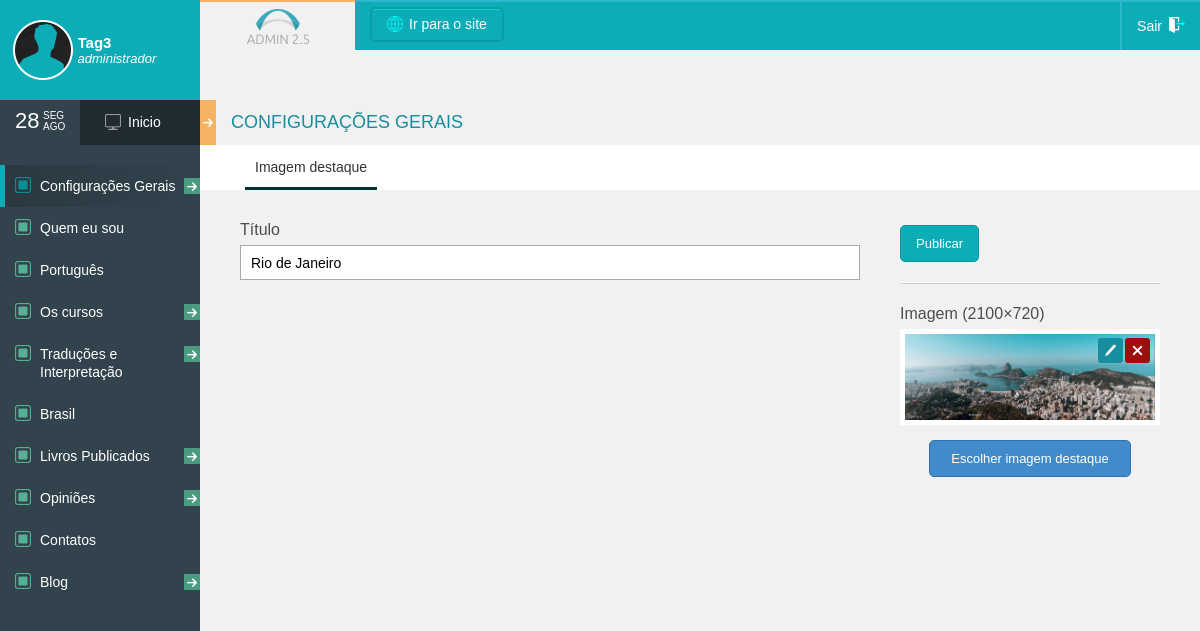
The page /admin/form.php?men=1&submen=24 (signed in) on the database its author committed.
### tables this page shows
CREATE TABLE IF NOT EXISTS `tag3_menu` (
  `menu_id` int(11) NOT NULL AUTO_INCREMENT,
  `menu_menu_id` int(11) NOT NULL DEFAULT 0,
  `menu_titulo` varchar(255) NOT NULL,
  `menu_classe` enum('padrao','noticias','galeria','foto','video','audio','agenda','banner','institucional','enquete','seo') NOT NULL DEFAULT 'padrao',
  `menu_tipo` enum('lista','form') NOT NULL DEFAULT 'lista',
  `menu_novo` enum('0','1') NOT NULL DEFAULT '1',
  `menu_destacar` enum('0','1') NOT NULL DEFAULT '0',
  `menu_ativar` enum('0','1') NOT NULL DEFAULT '1',
  `menu_editar` enum('0','1') NOT NULL DEFAULT '1',
  `menu_excluir` enum('0','1') NOT NULL DEFAULT '1',
  `menu_ordem` int(11) NOT NULL DEFAULT 0,
  `menu_status` int(1) NOT NULL DEFAULT 1,
  PRIMARY KEY (`menu_id`)
);

CREATE TABLE IF NOT EXISTS `tag3_config_textos` (
  `conf_menu_id` int(11) NOT NULL,
  `conf_subm_id` int(11) NOT NULL DEFAULT 0,
  `conf_titulo` varchar(255) NOT NULL,
  `conf_campo` enum('text_titulo','text_resumo','text_texto','text_texto2','text_texto3','text_texto4','text_texto5','text_texto6','text_texto7','text_texto8','text_texto9','text_texto10','text_data','text_hora','text_link','text_info1','text_info2','text_info3','text_info4','text_info5','text_info6','text_info7','text_info8','text_info9','text_info10','text_valor','text_tags','assuntos','arquivos','galeria','selecao_simples','selecao_simples2','selecao_simples3','selecao_simples4','selecao_simples5','selecao_multipla','selecao_lateral','selecao_lateral2','selecao_lateral3','selecao_lateral4','selecao_lateral5','imagem_destaque','seo','status','data_publicacao') NOT NULL,
  `conf_codigo` float(11,3) DEFAULT 0.000,
  `conf_obrigatoriedade` enum('0','1') NOT NULL DEFAULT '0',
  `conf_editavel` enum('0','1') NOT NULL DEFAULT '1'
);

CREATE TABLE IF NOT EXISTS `tag3_textos` (
  `text_id` int(11) NOT NULL AUTO_INCREMENT,
  `text_data` datetime NOT NULL,
  `text_data_publicacao` datetime NOT NULL,
  `text_menu_id` int(11) NOT NULL DEFAULT 0,
  `text_subm_id` int(11) NOT NULL DEFAULT 0,
  `text_titulo` varchar(255) DEFAULT NULL,
  `text_resumo` text DEFAULT NULL,
  `text_texto` longtext DEFAULT NULL,
  `text_texto2` longtext DEFAULT NULL,
  `text_texto3` longtext DEFAULT NULL,
  `text_texto4` longtext DEFAULT NULL,
  `text_texto5` longtext DEFAULT NULL,
  `text_texto6` longtext DEFAULT NULL,
  `text_texto7` longtext DEFAULT NULL,
  `text_texto8` longtext DEFAULT NULL,
  `text_texto9` longtext DEFAULT NULL,
  `text_texto10` longtext DEFAULT NULL,
  `text_info1` varchar(255) DEFAULT NULL,
  `text_info2` varchar(255) DEFAULT NULL,
  `text_info3` varchar(255) DEFAULT NULL,
  `text_info4` varchar(255) DEFAULT NULL,
  `text_info5` varchar(255) DEFAULT NULL,
  `text_info6` varchar(255) DEFAULT NULL,
  `text_info7` varchar(255) DEFAULT NULL,
  `text_info8` varchar(255) DEFAULT NULL,
  `text_info9` varchar(255) DEFAULT NULL,
  `text_info10` varchar(255) DEFAULT NULL,
  `text_link` varchar(255) DEFAULT NULL,
  `text_data1` date DEFAULT NULL,
  `text_data2` date DEFAULT NULL,
  `text_hora1` time NOT NULL,
  `text_hora2` time NOT NULL,
  `text_valor` float(12,2) DEFAULT NULL,
  `text_tags` text DEFAULT NULL,
  `text_usu_id` int(11) NOT NULL,
  `text_ordem` int(11) NOT NULL DEFAULT 0,
  `text_destaque` int(1) NOT NULL DEFAULT 0,
  `text_status` int(1) NOT NULL DEFAULT 1,
  PRIMARY KEY (`text_id`)
);

CREATE TABLE IF NOT EXISTS `tag3_imagens` (
  `imag_id` int(11) NOT NULL AUTO_INCREMENT,
  `imag_chave` varchar(50) DEFAULT NULL,
  `imag_text_id` int(11) NOT NULL,
  `imag_legenda` varchar(255) NOT NULL,
  `imag_descricao` varchar(255) NOT NULL,
  `imag_arquivo` varchar(255) NOT NULL,
  PRIMARY KEY (`imag_id`)
);

### admin/classes/usuario.php (called while the page is built, shortened)
<?php
class Usuario {
	private $nome;
	private $funcao;
	public function getNome() {
		return $this->nome;
	}
	public function getFuncao() {
		return $this->funcao;
	}
}
?>

### admin/includes/funcoes.php (called while the page is built, shortened)
<?php
function escreveSemanaMes($a, $b){
	$semana = array("Sun" => "DOM", "Mon" => "SEG", "Tue" => "TER", "Wed" => "QUA", "Thu" => "QUI", "Fri" => "SEX", "Sat" => "SAB");
	$mes = array(1=>"JAN", "FEV", "MAR", "ABR", "MAI", "JUN", "JUL", "AGO", "SET", "OUT", "NOV", "DEZ");
	if($b=='sem'){
		return $semana[$a];
	}else{
		$a = $a/1;
		return $mes[$a];
	}
}
?>

### admin/classes/conexao.php (called while the page is built, shortened)
<?php
class Conexao{
	protected $server 	= "mariadb";
	protected $user 	= "root";
	protected $senha 	= "root";
	protected $bd 		= "imparare";
	protected $con;
	public function __construct() {
		$this->con = mysqli_connect($this->server, $this->user, $this->senha) or die("Falha ao conectar com o banco de dados");
		mysqli_select_db($this->con,$this->bd);
		$this->con->set_charset("utf8");
	}
	public function consulta($sql) {
		$res = mysqli_query($this->con,$sql);
		if(!$res){
			return false;
		}else{
			if(substr($sql,0,6) == "INSERT" && mysqli_insert_id($this->con)){
				return mysqli_insert_id($this->con);
			}else{
				return $res;
			}
		}
	}
	public function conta($res) {
		if($res){
			return $res->num_rows;
		}
	}
	public function busca($res) {
		if($res){
			return $res->fetch_array(MYSQLI_BOTH);
		}
	}
}
?>

### admin/configuracoes_form.php (called while the page is built, shortened)
<?php
	$sql_menu = "SELECT menu_titulo, menu_destacar, menu_ativar, menu_editar, menu_excluir, menu_tipo FROM tag3_menu WHERE menu_id=".addslashes($_GET['men']);
	$consulta_menu = $conexao->consulta($sql_menu);
	$reg_menu = $conexao->busca($consulta_menu);
	$titulo_submenu = $titulo_menu = $reg_menu[0];
	if($_GET['submen']>0){
		$sql_menu = "SELECT menu_titulo, menu_destacar, menu_ativar, menu_editar, menu_excluir, menu_tipo FROM tag3_menu WHERE menu_id=".addslashes($_GET['submen']);
		$consulta_menu = $conexao->consulta($sql_menu);
		$reg_menu = $conexao->busca($consulta_menu);
		$titulo_submenu = $reg_menu[0];
	}
	if($_GET['idcat']>0){
		$idcate = addslashes($_GET['idcat']);
		$medidas = strval($idcate);
		$med = explode('.',$medidas);
		$men = $med[0];
		$submen = intval($med[1]);
	}else{
		$men = $_GET['men'];
		$submen = $_GET['submen'];
	}
	$sql_config = "SELECT * FROM tag3_config_textos WHERE conf_menu_id=".addslashes($men)." AND conf_subm_id=".addslashes($submen);
	$consulta_config = $conexao->consulta($sql_config);
	while($reg_config = $conexao->busca($consulta_config)){
		if($reg_config['conf_campo']=='text_titulo'){
			$conf_titulo=1;
			$conf_titulo_tit=$reg_config['conf_titulo'];
			$conf_titulo_codigo=intval($reg_config['conf_codigo']);
			$conf_titulo_obrigatorio=intval($reg_config['conf_obrigatoriedade']);
			$conf_titulo_edit=intval($reg_config['conf_editavel']);
		}
		if($reg_config['conf_campo']=='imagem_destaque'){
			$conf_imagemdestaque=1;
			$conf_imagemdestaque_tit=$reg_config['conf_titulo'];
			$conf_imagemdestaque_codigo=$reg_config['conf_codigo'];
			$medidas = strval($conf_imagemdestaque_codigo);
			$med = explode('.',$medidas);
			$larImgDest = $med[0];
		}
	}
?>

### admin/form.php (the view, shortened to what this page needs)
<?php
	include('cabeca.php');
	include('configuracoes_form.php');
	if($_GET['id']!=''){
		$id_texto = $_GET['id'];
		$redirect = 'lista';
	}else{
		if($submenu_tipo=='form'){
			$consulta = $conexao->consulta("SELECT text_id FROM tag3_textos WHERE text_subm_id=".addslashes($_GET['submen']));
			$reg = $conexao->busca($consulta);
			$id_texto = $reg[0];
		}else if($menu_tipo=='form'){
			$consulta = $conexao->consulta("SELECT text_id FROM tag3_textos WHERE text_menu_id=".addslashes($_GET['men']));
			$reg = $conexao->busca($consulta);
			$id_texto = $reg[0];
			$redirect = 'form';
		}else{
			$id_texto = '';
			$redirect = 'lista';
		}
	}
	if($id_texto!=''){
		$consulta = $conexao->consulta("SELECT * FROM tag3_textos WHERE text_id=".addslashes($id_texto));
		$reg = $conexao->busca($consulta);
	}else{
        $substituir = array('(',')','.',',','-','|','+','*','/','\\','"',"'",' ');
		$chave = str_replace($substituir,'','key_'.microtime());
		$data = date('d/m/Y');
		$hora = date('H:i');
	}
?>
        <div id="conteudo">
            <?php include('topo.php'); ?>
            <div class="div-conteudo">
                <h1><i>&nbsp;</i><?php echo $titulo_menu;?></h1>
                <div class="div-abas">
                	<div class="div-cont-abas" id="cont-abas">
                        <ul class="ul-abas ulabas">
                            <li><a href="lista.php?men=<?php echo $_GET['men'];?>&submen=<?php echo $_GET['submen'];?>" <?php if($_GET['idtex']==''){?>class="marcado"<?php }; ?> data-id="bx1"> <?php if($_GET['idtex']!=''){?><< voltar<?php }else{ ?><?php echo $titulo_submenu;?><?php }; ?></a></li>
                        </ul>
                    </div>
                </div>
                <div class="div-box-aba marcado" id="bx1">
                    <div class="div-main">
                        <div class="div-callback">
                        </div>
                        <div class="div-form">
                        	<form id="formTexto" name="formTexto" method="post" action="processando.php?id=<?php echo $_GET['id'];?>&men=<?php echo $_GET['men'];?>&submen=<?php echo $_GET['submen'];?>&idtex=<?php echo $_GET['idtex'];?>&idcat=<?php echo $_GET['idcat'];?>">
								<?php if($conf_titulo==1){ ?>
                                <div class="div-campo">
                                	<label class="bl"><?php echo $conf_titulo_tit;?> <?php if($conf_titulo_codigo>0){ ?><span id="contTit">0/<?php echo $conf_titulo_codigo;?></span><?php }; ?></label>
                                    <?php if($conf_titulo_edit==1){ ?>
                                    <input type="text"  id="campoTitulo" name="campoTitulo" data-rel="<?php echo $conf_titulo_tit;?>" data-id="<?php echo $conf_titulo_obrigatorio;?>" <?php if($conf_titulo_codigo>0){ ?>onKeyUp="return  Contador('campoTitulo',<?php echo $conf_titulo_codigo;?>, 'contTit');"<?php }; ?> value="<?php echo $reg['text_titulo'];?>" />
                                	<?php }else{ ?>
                                    	<div class="mostra">
                                        	<?php echo $reg['text_titulo'];?>
                                        </div>
                                    <?php }; ?>
                                </div>
								<?php }; ?>
                                <div class="div-lateral scrollbar">
                                    <div class="div-botao-tab">
                                        <a href="javascript:salvarTexto('formTexto');" class="botao vd publicar">Publicar</a>
                                    </div>
                                    <?php
                                    if($conf_imagemdestaque==1){
										if($larImgDest<250){
											$larg = $larImgDest;
										}else{
											$larg = 250;
										}
										$sql_imagem = "SELECT * FROM tag3_imagens WHERE imag_text_id=".$id_texto;
										$consulta_imagem = $conexao->consulta($sql_imagem);
										$reg_imagem = $conexao->busca($consulta_imagem);
										?>
                                        <div class="div-separador">&nbsp;</div>
                                        <div class="div-campo">
                                            <label class="bl"><?php echo $conf_imagemdestaque_tit;?></label>
                                            <div id="div-imagem-destaque" class="div-imagem-destaque" style="display:<?php if($reg_imagem['imag_arquivo']==""){ echo "none"; }else{ echo "block"; }; ?>;width:<?=$larg;?>px;">
                                                <img src="arquivos/imagem/<?php echo $reg_imagem['imag_arquivo'];?>" style="display:block;" width="<?=$larg;?>" />
                                            	<div class="div-acoes marcado">
                                                	<a href="" class="bt bt-editar tip" data-toggle="modal" data-target="#destaqueModal" data-placement="top" title="Editar">Editar</a>
                                                    <a href="javascript:excluirImagemDestaque(<?php echo $reg_imagem['imag_id'];?>);" class="bt bt-excluir tip" data-placement="top" title="Excluir">Excluir</a>
                                                </div>
                                            </div>
                                            <a id="botEscolherImg" href="javascript:;" class="botao-destaque botao az" data-toggle="modal" data-target="#destaqueModal">Escolher imagem destaque</a>
                                        </div>
                                        <?php
                                    };
                                    ?>
                                </div>
                            </form>
                        </div>
                    </div>
                </div>
            </div>
        </div>
<?php
	include('rodape.php');
?>

### admin/cabeca.php (shortened to what this page needs)
<?php
include_once("classes/usuario.php");
include_once("classes/conexao.php");
include_once("includes/funcoes.php");
$conexao = new Conexao();
?>
<!DOCTYPE html>
<html lang="pt-br">
<head>
<link rel="stylesheet" href="css/css.css" type="text/css" media="screen" />
</head>
<body>
    <div id="tudo">
        <div id="lateral">
            <div class="div-inf-perfil">
            	<div class="div-perfil">
                	<a href="" class="link-foto-pefil tip" id="editar-perfil" title="Editar perfil" data-toggle="tooltip" data-placement="bottom"><img src="images/maks-perfil.png" class="mask" width="60" height="60" /></a>
                    <div class="div-nome"><b><?php echo ($_SESSION["usuario"]->getNome());?></b></div>
                    <div class="div-cargo"><?php if ($_SESSION["usuario"]->getFuncao()>0) {?>administrador<?php }else{ ?>colaborador<?php }; ?></div>
                </div>
            </div>
            <div class="div-data-painel">
            	<div class="div-data">
                	<div class="div-cont">
                    	<div class="dia"><?php echo date('d');?></div>
                        <div class="dia-mes"><?php echo escreveSemanaMes(date('D'), 'sem');?> <?php echo escreveSemanaMes(date('m'), 'mes');?></div>
                    </div>
                </div>
                <a href="home.php" class="link-painel "><i class="icone monitor">&nbsp;</i>Inicio</a>
            </div>
            <nav class="nav">
                <div class="content-nav scrollbar">
                    <ul>
                    	<?php
    					$sql_menu = "SELECT * FROM tag3_menu WHERE menu_status=1 AND menu_menu_id=0 ORDER BY menu_ordem, menu_id ASC";
    					$consulta_menu = $conexao->consulta($sql_menu);
    					while($reg_menu = $conexao->busca($consulta_menu)){
    						$sql_submenu = "SELECT * FROM tag3_menu WHERE menu_status=1 AND menu_menu_id=".$reg_menu['menu_id']." ORDER BY menu_ordem, menu_id ASC";
    						$consulta_submenu = $conexao->consulta($sql_submenu);
    						$conta_submenu = $conexao->conta($consulta_submenu);
    					?>
                        <li <?php if($conta_submenu>0){ ?>class="cont-drop-menu"<?php }; ?>>
                        	<a href="<?php if($conta_submenu>0){ ?>javascript:;<?php }else{ if($reg_menu['menu_tipo']=='lista'){ ?>lista.php?men=<?php echo $reg_menu['menu_id']; ?><?php }else{ ?>form.php?men=<?php echo $reg_menu['menu_id']; ?><?php }; }; ?>&submen=0" class="<?php if($conta_submenu>0){ ?>link-drop-menu<?php }; ?> <?php if($reg_menu['menu_id']==$_GET['men']){ ?>marcado<?php }; ?>"><i class="icone <?php echo $reg_menu['menu_classe']; ?>"></i><?php echo $reg_menu['menu_titulo']; ?><?php if($conta_submenu>0){ ?><i class="icone seta">&nbsp;</i><?php }; ?></a>
                        </li>
                        <?php }; ?>
                    </ul>
                </div>
            </nav>
        </div>

### rows shown on the page
tag3_menu: menu_titulo "Configurações Gerais", menu_titulo "CONFIGURAÇÕES GERAIS"
tag3_menu: menu_titulo "Quem eu sou"
tag3_menu: menu_titulo "Português"
tag3_menu: menu_titulo "Os cursos"
tag3_menu: menu_titulo "Traduções e Interpretação"
tag3_menu: menu_titulo "Brasil"
tag3_menu: menu_titulo "Livros Publicados"
tag3_menu: menu_titulo "Opiniões"
tag3_menu: menu_titulo "Contatos"
tag3_menu: menu_titulo "Blog"
tag3_menu: menu_titulo "Imagem destaque"
tag3_config_textos: conf_titulo "Título"
tag3_textos: campoTitulo "Rio de Janeiro"
tag3_config_textos: conf_titulo "Imagem (2100×720)"
tag3_imagens: imag_arquivo (picture)

### other values the page prints
$_SESSION["usuario"]->getNome() "Tag3"
